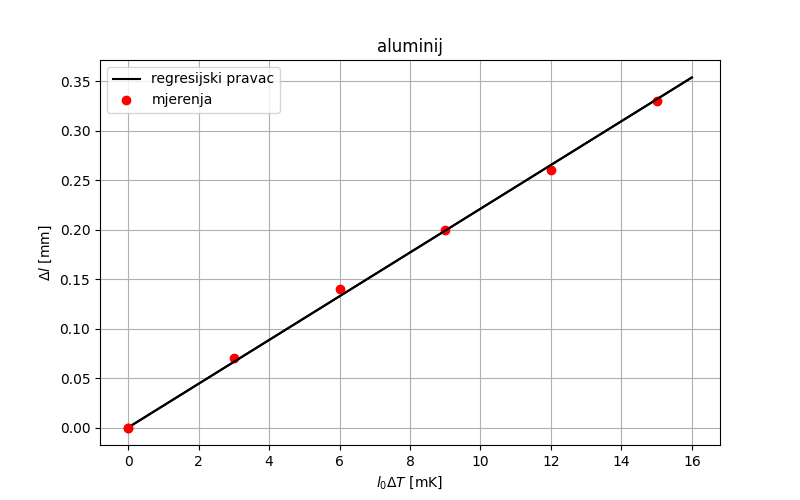

Write the Python code that produced this figure.
from turtle import color
import matplotlib.pyplot as plt
import numpy as np
import math

# Data for plotting
x = np.arange(0, 17, 1)
y = 2.21E-05*1000*x + 0

x1, y1 = (0, 0)
x2, y2 = (3, 0.00007*1000)
x3, y3 = (6, 0.00014*1000)
x4, y4 = (9, 0.0002*1000)
x5, y5 = (12, 0.00026*1000)
x6, y6 = (15, 0.00033*1000)



fig, ax = plt.subplots(figsize=(8, 5))
ax.plot(x, y, color='k')
plt.plot(x1, y1, 'ro')
plt.plot(x2, y2, 'ro')
plt.plot(x3, y3, 'ro')
plt.plot(x4, y4, 'ro')
plt.plot(x5, y5, 'ro')
plt.plot(x6, y6, 'ro')


ax.set(ylabel='$\Delta l$ [mm]', xlabel='$l_0$$\Delta T$ [mK]')
ax.grid()

ax = plt.gca()
# ax.set_xlim([0.5, 1.1])
# ax.set_ylim([1, 2.4])

plt.plot(x, y, "-k", label="regresijski pravac")
plt.plot(x1, y1, "ro", label="mjerenja")
plt.legend(loc="upper left")
plt.title('aluminij')

fig.savefig("vj2_aluminij.png")

plt.show()